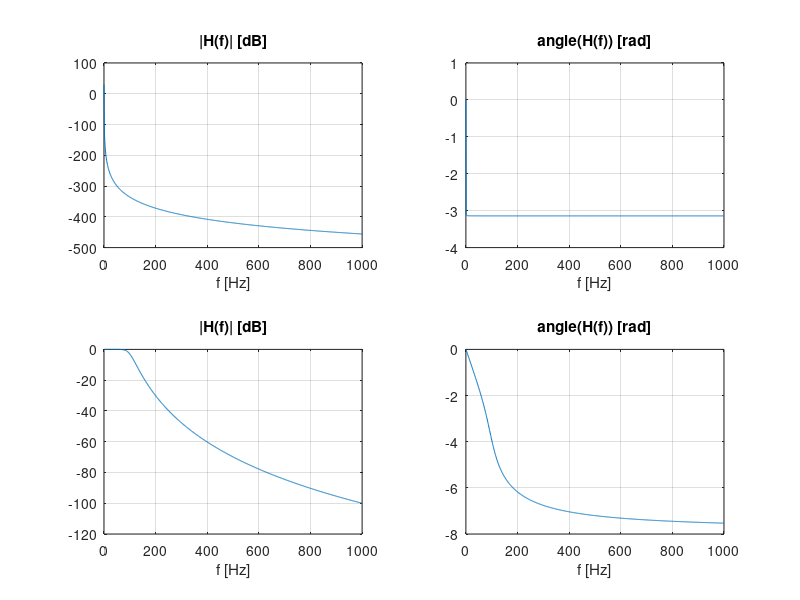

Reproduce this figure in MATLAB.
theta = @(m, n) pi*(2*m-1)/(2*n);
eps = @(rp) sqrt(10^(rp/10)-1);
spm_ = @(m, n, rp) -sinh(asinh(1/eps(rp))/n)*sin(theta(m, n)) + j*cosh(asinh(1/eps(rp))/n)*cos(theta(m, n));

TF  = @(s, n, rp) 1/(prod(s-spm_(1:n, n ,rp))*eps(rp)*2^(n-1));
z = [];

n = 6; rp = 10;

ph = @(n, rp) spm_(1:n, n ,rp); p = ph(n, rp);
kh = @(n, rp) eps(rp)*2^(n-1); k = kh(n, rp);

%plot(real(p), imag(p), 'bo');

b = poly(z);
a = poly(p);

f = 0 : 1 : 1000; % frequency in hertz
w = 2*pi*f; % pulsation, radial frequency
s = j*w; % Laplace transform variable
H = polyval(b,s) ./ polyval(a,s); % FR=TF for s=j*w: ratio of two polynomials
subplot(221); plot(f,20*log10(abs(H))); xlabel('f [Hz]'); title('|H(f)| [dB]'); grid;
subplot(222); plot(f,unwrap(angle(H))); xlabel('f [Hz]'); title('angle(H(f)) [rad]'); grid;


N = 5; % number of TF poles
f0 = 100; % cut-off frequency of low-pass filter
alpha = pi/N; % angle of one ‘‘piece of cake’’
beta = pi/2 + alpha/2 + alpha*(0:N-1); % angles of poles
R = 2*pi*f0; % circle radius
p = R*exp(j*beta); % poles placed on circle, left half-plane

z = []; gain = prod(-p); % LOW-PASS: TF zeros are not used, gain
%z = zeros(1,N); gain = 1; % HIGH-PASS: N TF zeros in zero, gain

b2 = gain*poly(z); a2=poly(p); % [z,p] --> [b,a]
b2 = real(b2); a2=real(a2); %

f = 0 : 1 : 1000; % frequency in hertz
w = 2*pi*f; % pulsation, radial frequency
s = j*w; % Laplace transform variable
H = polyval(b2,s) ./ polyval(a2,s); % FR=TF for s=j*w: ratio of two polynomials
subplot(223); plot(f,20*log10(abs(H))); xlabel('f [Hz]'); title('|H(f)| [dB]'); grid;
subplot(224); plot(f,unwrap(angle(H))); xlabel('f [Hz]'); title('angle(H(f)) [rad]'); grid;

